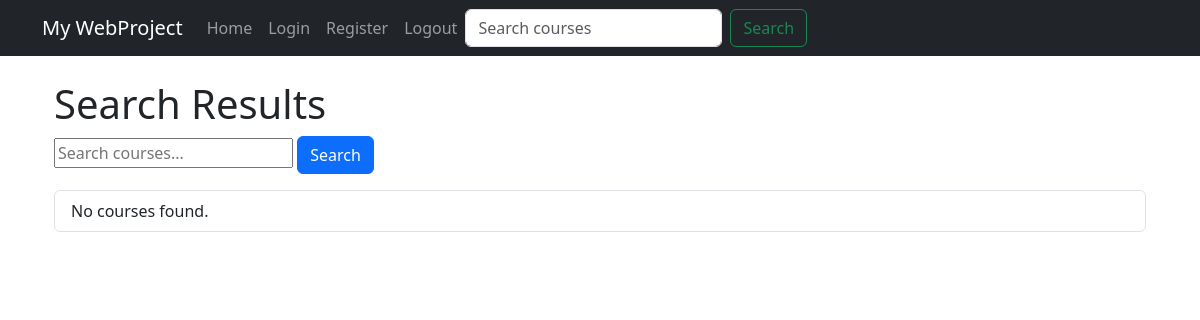
Page /courses/search/ on the earlier database version.
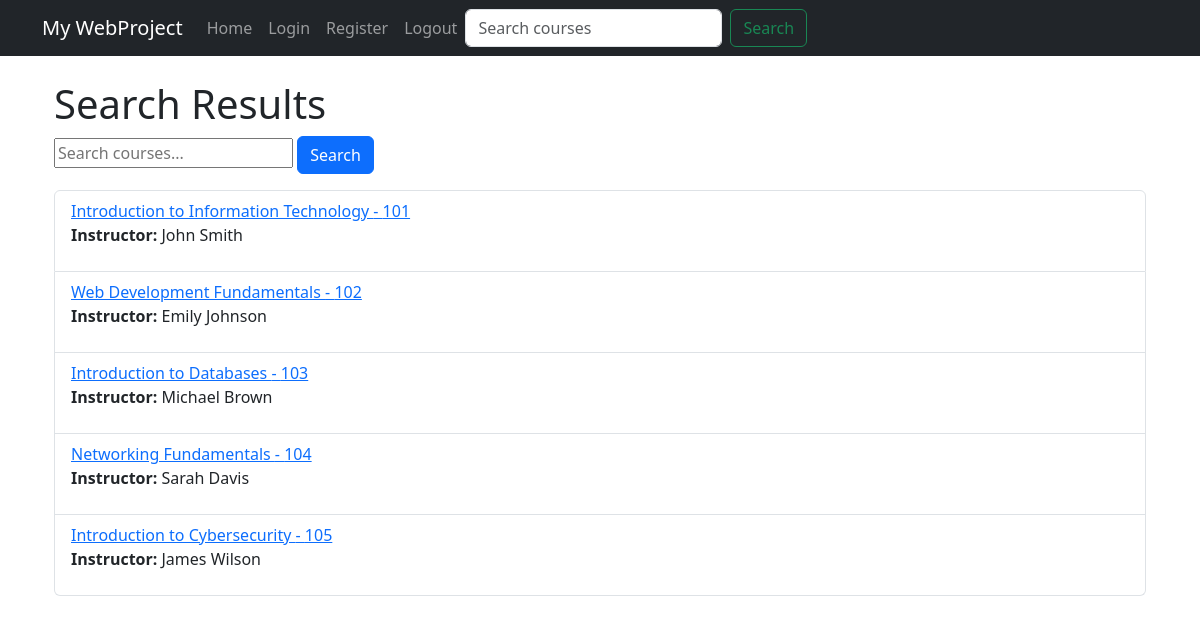
Same page on the later database version.
### courses/models.py (models this page shows, shortened)
class Course(models.Model):
    course_code = models.CharField(max_length=20)
    course_name = models.CharField(max_length=100)
    instructor_name = models.CharField(max_length=100)
    description = models.TextField()
    capacity = models.PositiveIntegerField()
    enrollment_count = models.PositiveIntegerField(default=0)
    prerequisites = models.ManyToManyField('self', symmetrical=False, blank=True)

### courses/views.py (the view)
# urls.py: path('search/', views.course_search_view, name='course_search'),
def course_search_view(request):
    query = request.GET.get('q')
    if query:
        courses = Course.objects.filter(
            Q(course_code__icontains=query) |
            Q(course_name__icontains=query) |
            Q(instructor_name__icontains=query)
        )
    else:
        courses = Course.objects.all()
    return render(request, 'courses/courses_list.html', {'courses': courses})

### templates/courses/courses_list.html (shortened to what this page needs)
{% extends 'base.html' %}
{% block content %}
<div class="container mt-4">
    <h1>Search Results</h1>
    <form method="GET" action="{% url 'course_search' %}">
        <input type="text" name="q" placeholder="Search courses..." value="{{ request.GET.q }}">
        <button type="submit" class="btn btn-primary">Search</button>
    </form>
    <ul class="list-group mt-3">
        {% for course in courses %}
            <li class="list-group-item">
                <a href="{% url 'course_detail' course.id %}">{{ course.course_name }} - {{ course.course_code }}</a>
                <p><strong>Instructor:</strong> {{ course.instructor_name }}</p>
            </li>
        {% empty %}
            <li class="list-group-item">No courses found.</li>
        {% endfor %}
    </ul>
</div>
{% endblock %}

### templates/base.html (shortened to what this page needs)
<!DOCTYPE html>
<html lang="en">
<head>
    {% block css %}
    <link href="https://cdn.jsdelivr.net/npm/bootstrap@5.3.0-alpha1/dist/css/bootstrap.min.css" rel="stylesheet">
    {% endblock %}
</head>
<body>
    <nav class="navbar navbar-expand-lg navbar-dark bg-dark">
        <div class="container">
            <a class="navbar-brand" href="{% url 'mainpage' %}">My WebProject</a>
            <div class="collapse navbar-collapse" id="navbarNav">
                <ul class="navbar-nav">
                    <li class="nav-item">
                        <a class="nav-link" href="{% url 'mainpage' %}">Home</a>
                    </li>
                    <li class="nav-item">
                        <a class="nav-link" href="{% url 'login' %}">Login</a>
                    </li>
                    <li class="nav-item">
                        <a class="nav-link" href="{% url 'register' %}">Register</a>
                    </li>
                    <li class="nav-item">
                        <a class="nav-link" href="{% url 'logout' %}">Logout</a>
                    </li>
                </ul>
                <form class="d-flex" method="GET" action="{% url 'course_search' %}">
                    <input class="form-control me-2" type="search" name="q" placeholder="Search courses" aria-label="Search">
                    <button class="btn btn-outline-success" type="submit">Search</button>
                </form>
            </div>
        </div>
    </nav>
    <div class="container">
        {% block content %}
        {% endblock %}
    </div>
</body>
</html>

Differences in the rows shown:
added Course: course_name "Introduction to Information Technology", course_code "101", instructor_name "John Smith"
added Course: course_name "Web Development Fundamentals", course_code "102", instructor_name "Emily Johnson"
added Course: course_name "Introduction to Databases", course_code "103", instructor_name "Michael Brown"
added Course: course_name "Networking Fundamentals", course_code "104", instructor_name "Sarah Davis"
added Course: course_name "Introduction to Cybersecurity", course_code "105", instructor_name "James Wilson"
Other differences:
text no longer shown: "No courses found."
